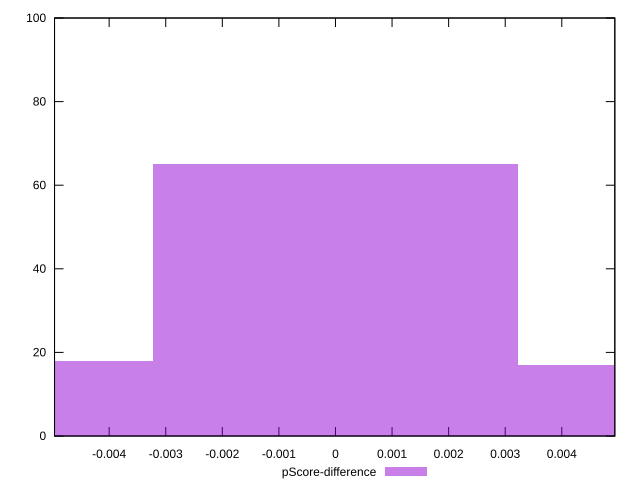

Recreate this plot in gnuplot.
reset

$pScoreDifference <<EOF
-0.006435155389414872 18
0 65
0.006435155389414872 17
EOF

set key outside below
set boxwidth 0.006435155389414872
set xrange [-0.004965325701486334:0.00493726616220716]
set yrange [0:100]
set trange [0:100]
set style fill transparent solid 0.5 noborder
set terminal svg size 640, 490 enhanced background rgb 'white'
set output "report_00009_2021-02-08T22-37-41.559Z/estimated-input-latency/samples/pages+cached/pScore-difference/histogram.svg"

plot $pScoreDifference title "pScore-difference" with boxes

reset
